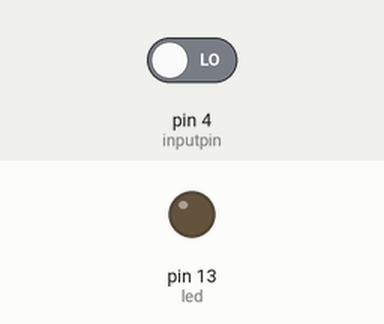
Bench run of a sketch on a simulated Arduino Uno, built with avr-gcc and run on an emulated ATmega328P. Shown: output pins drawn as LEDs (lit = HIGH). The test bench sets the inputs (shaded band); at power-on: pin 4 (inputpin) LOW.

Above: at 1.2 s.
1.3 s: pin 4 (inputpin) driven HIGH
At 1.9 s:
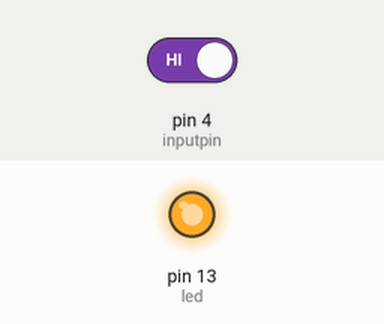
2.8 s: pin 4 (inputpin) driven LOW
At 3.1 s:
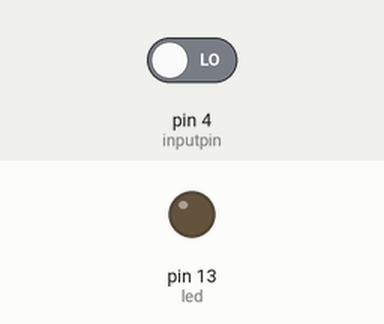
Timing chart, 0 to 5.8 s (numbered marks = the images above; inputs shaded):
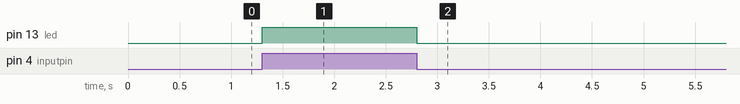

The sketch:

digital-input-receive.ino
```cpp
int led = 13;
int inputpin = 4;
int value;

void setup()
{
  pinMode (led, OUTPUT);
  pinMode (inputpin, INPUT);
}

void loop ()
{
  value = digitalRead (inputpin);
  digitalWrite (led, value);
}
```

Measured:
- after the input at 1.3 s, pin 13 (led): LOW → HIGH at once
- after the input at 2.8 s, pin 13 (led): HIGH → LOW at once
